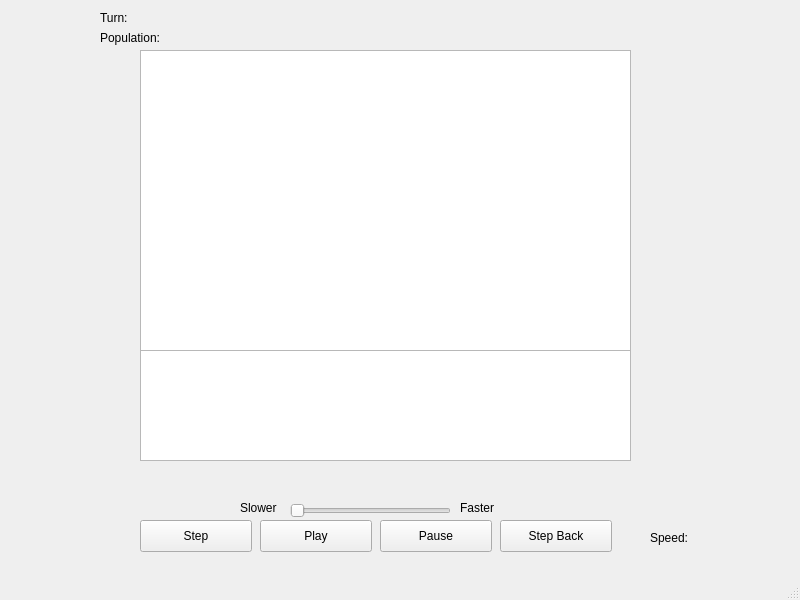
<?xml version="1.0" encoding="UTF-8"?>
<ui version="4.0">
 <class>MainWindow</class>
 <widget class="QMainWindow" name="MainWindow">
  <property name="geometry">
   <rect>
    <x>0</x>
    <y>0</y>
    <width>800</width>
    <height>600</height>
   </rect>
  </property>
  <property name="windowTitle">
   <string>MainWindow</string>
  </property>
  <widget class="QWidget" name="centralwidget">
   <widget class="QGraphicsView" name="Grid">
    <property name="geometry">
     <rect>
      <x>140</x>
      <y>50</y>
      <width>491</width>
      <height>301</height>
     </rect>
    </property>
   </widget>
   <widget class="QPushButton" name="Step">
    <property name="geometry">
     <rect>
      <x>140</x>
      <y>520</y>
      <width>112</width>
      <height>32</height>
     </rect>
    </property>
    <property name="text">
     <string>Step</string>
    </property>
   </widget>
   <widget class="QPushButton" name="Play">
    <property name="geometry">
     <rect>
      <x>260</x>
      <y>520</y>
      <width>112</width>
      <height>32</height>
     </rect>
    </property>
    <property name="text">
     <string>Play</string>
    </property>
   </widget>
   <widget class="QPushButton" name="Pause">
    <property name="geometry">
     <rect>
      <x>380</x>
      <y>520</y>
      <width>112</width>
      <height>32</height>
     </rect>
    </property>
    <property name="text">
     <string>Pause</string>
    </property>
   </widget>
   <widget class="QPushButton" name="StepBack">
    <property name="geometry">
     <rect>
      <x>500</x>
      <y>520</y>
      <width>112</width>
      <height>32</height>
     </rect>
    </property>
    <property name="text">
     <string>Step Back</string>
    </property>
   </widget>
   <widget class="QGraphicsView" name="PopulationGrid">
    <property name="geometry">
     <rect>
      <x>140</x>
      <y>350</y>
      <width>491</width>
      <height>111</height>
     </rect>
    </property>
   </widget>
   <widget class="QLabel" name="Turn">
    <property name="geometry">
     <rect>
      <x>100</x>
      <y>10</y>
      <width>91</width>
      <height>16</height>
     </rect>
    </property>
    <property name="text">
     <string>Turn:</string>
    </property>
   </widget>
   <widget class="QLabel" name="Population">
    <property name="geometry">
     <rect>
      <x>100</x>
      <y>30</y>
      <width>171</width>
      <height>16</height>
     </rect>
    </property>
    <property name="text">
     <string>Population:</string>
    </property>
   </widget>
   <widget class="QSlider" name="horizontalSlider">
    <property name="geometry">
     <rect>
      <x>290</x>
      <y>500</y>
      <width>161</width>
      <height>22</height>
     </rect>
    </property>
    <property name="orientation">
     <enum>Qt::Horizontal</enum>
    </property>
   </widget>
   <widget class="QLabel" name="Slower">
    <property name="geometry">
     <rect>
      <x>240</x>
      <y>500</y>
      <width>58</width>
      <height>16</height>
     </rect>
    </property>
    <property name="text">
     <string>Slower</string>
    </property>
   </widget>
   <widget class="QLabel" name="Faster">
    <property name="geometry">
     <rect>
      <x>460</x>
      <y>500</y>
      <width>58</width>
      <height>16</height>
     </rect>
    </property>
    <property name="text">
     <string>Faster</string>
    </property>
   </widget>
   <widget class="QLabel" name="Speed">
    <property name="geometry">
     <rect>
      <x>650</x>
      <y>530</y>
      <width>81</width>
      <height>16</height>
     </rect>
    </property>
    <property name="text">
     <string>Speed:</string>
    </property>
   </widget>
  </widget>
  <widget class="QMenuBar" name="menubar">
   <property name="geometry">
    <rect>
     <x>0</x>
     <y>0</y>
     <width>800</width>
     <height>22</height>
    </rect>
   </property>
  </widget>
  <widget class="QStatusBar" name="statusbar"/>
 </widget>
 <resources/>
 <connections/>
</ui>
